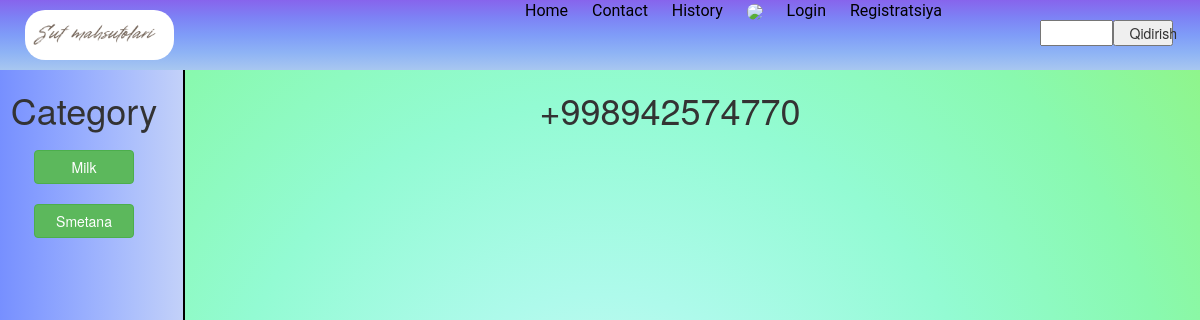
Before: /contact with the older database file.
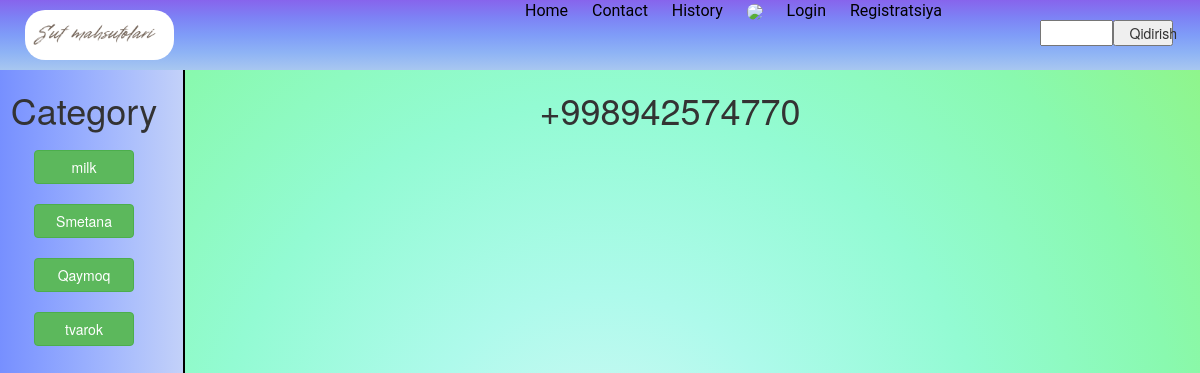
After: the same page with the newer database file.
### main_page/models.py (models this page shows)
class Category(models.Model):
    category_name = models.CharField(max_length=35)
    category_added_date = models.DateTimeField(auto_now_add=True)
    def __str__(self):
        return self.category_name

### main_page/views.py (the view)
# urls.py: path('contact', views.contact),
def contact(request):
    all_category = models.Category.objects.all()
    return render(request, 'contact.html', { 'all_category': all_category})

### main_page/templates/contact.html (shortened to what this page needs)
<!DOCTYPE html>
{% load static %}
<html lang="en">
<head>
     <link rel="stylesheet" href="https://maxcdn.bootstrapcdn.com/bootstrap/3.4.1/css/bootstrap.min.css">
</head>
<body>
  <div class="container-fluid header">
       <div class="row">
           <div class="col-lg-5 col-md-4 col-sm-3 col-xs-4">
               <img src="{% static 'images/logo.png' %}" alt="logo" class="logo" />
           </div>
          <div class="col-lg-7 col-md-8 col-sm-9 col-xs-8">
            <div class="row">
              <ul class="m-0 uls col-lg-9 col-md-8 col-sm-8 col-xs-12">
                 <li class="lis">
                   <a href="/" class="lia">Home</a>
                 </li>
                 <li  class="lis">
                  <a href="/contact" class="lia">Contact</a>
                 </li>
                 <li class="lis">
                   <a href="/history" class="lia">History</a>
                 </li>
                 <li class="lis">
                   <a href="/cart" class="lia"><img class="cartimg" src="https://encrypted-tbn0.gstatic.com/images?q=tbn:ANd9GcSYC-Iz4uNdM_XPgZ7H0tR1cr1GyQVlshbCSQ&usqp=CAU"></a>
                 </li>
                      {% if user.is_authenticated %}
                 <li class="lis">
                   <a href="/accounts/logout" class="lia">Logout</a>
                 </li>
                    {% else %}
                 <li class="lis">
                   <a href="/accounts/login" class="lia">Login</a>
                 </li>
                    <li class="lis">
                   <a href="/register" class="lia">Registratsiya</a>
                 </li>
                    {% endif %}
              </ul>
              <div class="col-lg-3 col-md-4 col-sm-4 col-xs-12 ">
                    <form action="/search" method="post" class="row searchs">
                        <input type="text" name="search_product" class="col-sm-6 col-xs-6">
                        <button class="col-sm-5 col-xs-6">Qidirish</button>
                    </form>
              </div>
            </div>
          </div>
       </div>
  </div>
  {% block content %}
    <div class="container-fluid">
        <div class="row">
            <div class="col-xs-4 col-lg-2 col-md-2 col-sm-3 row card cards">
                <h1>Category</h1>
                     {% for category in all_category %}
                <div class="col-sm-12 card acard">
                    <a href="/category/{{category}}" >
                     <button class="btn btn-success buttons">{{category}}</button>
                     </a>
                </div>
                {% endfor %}
            </div>
            <div class="col-xs-8 col-lg-10 col-md-10 col-sm-9 products">
                 <h1>+998942574770</h1>
            </div>
        </div>
    </div>
    {% endblock content %}
</body>
</html>

Changed rows visible on the page:
changed Category: category_name "Milk" → "milk"
added Category: category_name "Qaymoq"
added Category: category_name "tvarok"
